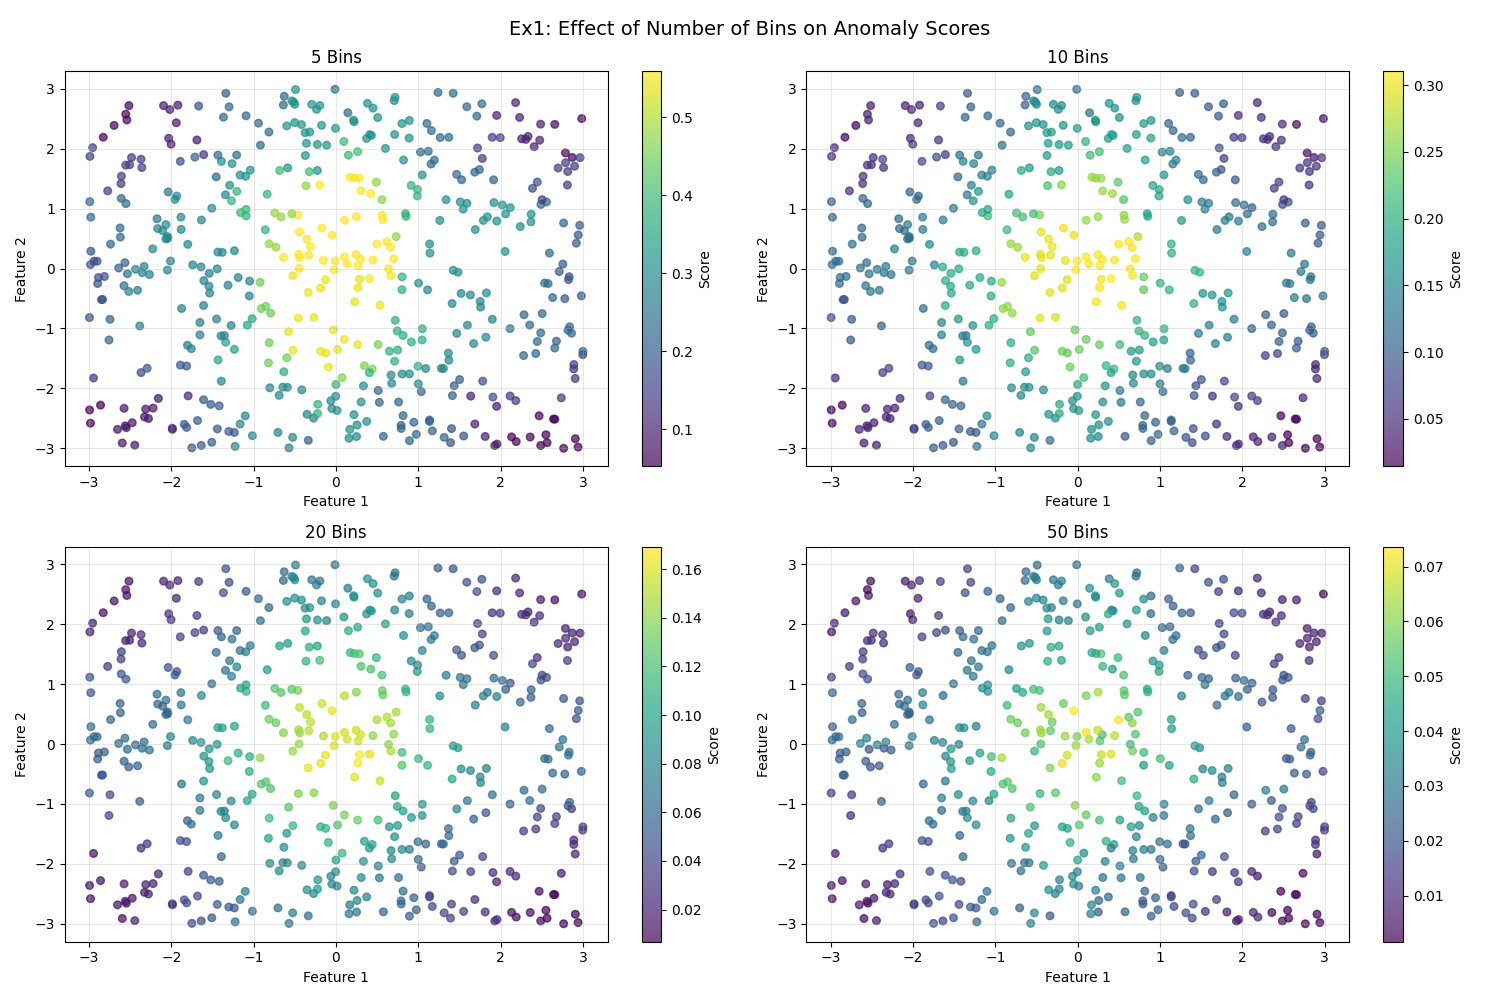

Source code (Python):
import numpy as np
import matplotlib.pyplot as plt
from sklearn.datasets import make_blobs


X_train, Y = make_blobs(n_samples=500, n_features=2, centers=[[0,0]], cluster_std=1.0, random_state=42)


projection_vectors = []
for Y in range(5):
    v = np.random.multivariate_normal([0, 0], [[1, 0], [0, 1]])
    projection_vectors.append(v / np.linalg.norm(v))
projection_vectors = np.array(projection_vectors)

X_test = np.random.uniform(-3, 3 , (500,2))


def compute_histograms(X, vectors, n_bins):
    histograms, bin_edges = [], []
    for v in vectors:
        projected = X @ v
        hist_range = (projected.min() - 1, projected.max() + 1)
        hist, edges = np.histogram(projected, bins=n_bins, range=hist_range)
        histograms.append(hist / len(X))
        bin_edges.append(edges)
    return histograms, bin_edges

def compute_scores(X_test, vectors, histograms, bin_edges):
    scores = []
    for x in X_test:
        probs = []
        for i in range(len(vectors)):  
            val = x @ vectors[i]       
            idx = np.digitize(val, bin_edges[i]) - 1
            idx = np.clip(idx, 0, len(histograms[i]) - 1)
            probs.append(histograms[i][idx])
        scores.append(np.mean(probs))
    return np.array(scores)

bins_to_test = [5, 10, 20, 50]
plt.figure(figsize=(15, 10))

for i in range(len(bins_to_test)):  
    n_bins = bins_to_test[i]
    histograms, bin_edges = compute_histograms(X_train, projection_vectors, n_bins)
    anomaly_scores = compute_scores(X_test, projection_vectors, histograms, bin_edges)
    
    plt.subplot(2, 2, i + 1)  
    scatter = plt.scatter(X_test[:, 0], X_test[:, 1], c=anomaly_scores, 
                         cmap='viridis', s=30, alpha=0.7)
    plt.colorbar(scatter, label='Score')
    plt.title(f'{n_bins} Bins')
    plt.xlabel('Feature 1')
    plt.ylabel('Feature 2')
    plt.grid(True, alpha=0.3)

plt.suptitle('Ex1: Effect of Number of Bins on Anomaly Scores', fontsize=14)
plt.tight_layout()
plt.savefig("Ex1.png")
plt.show()
